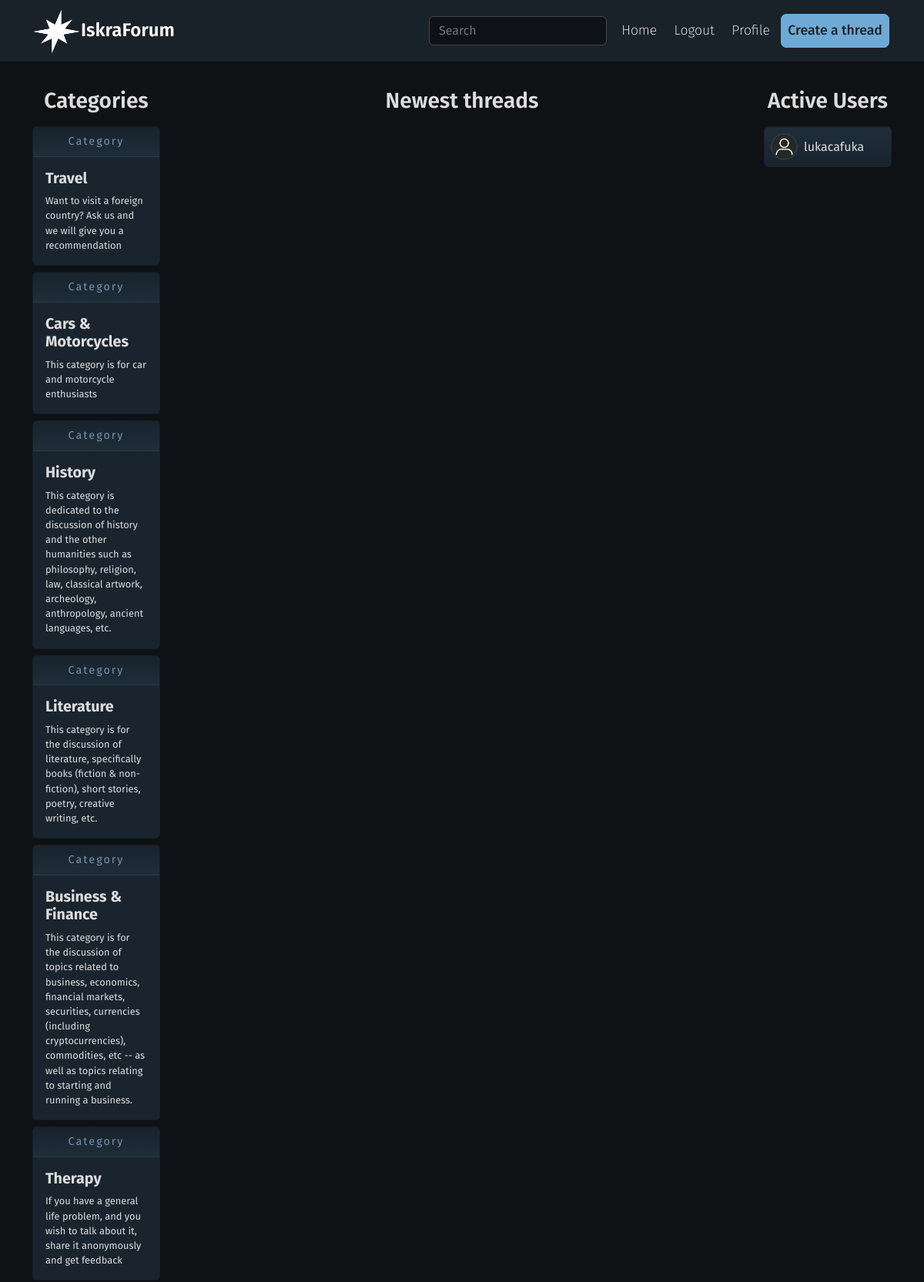
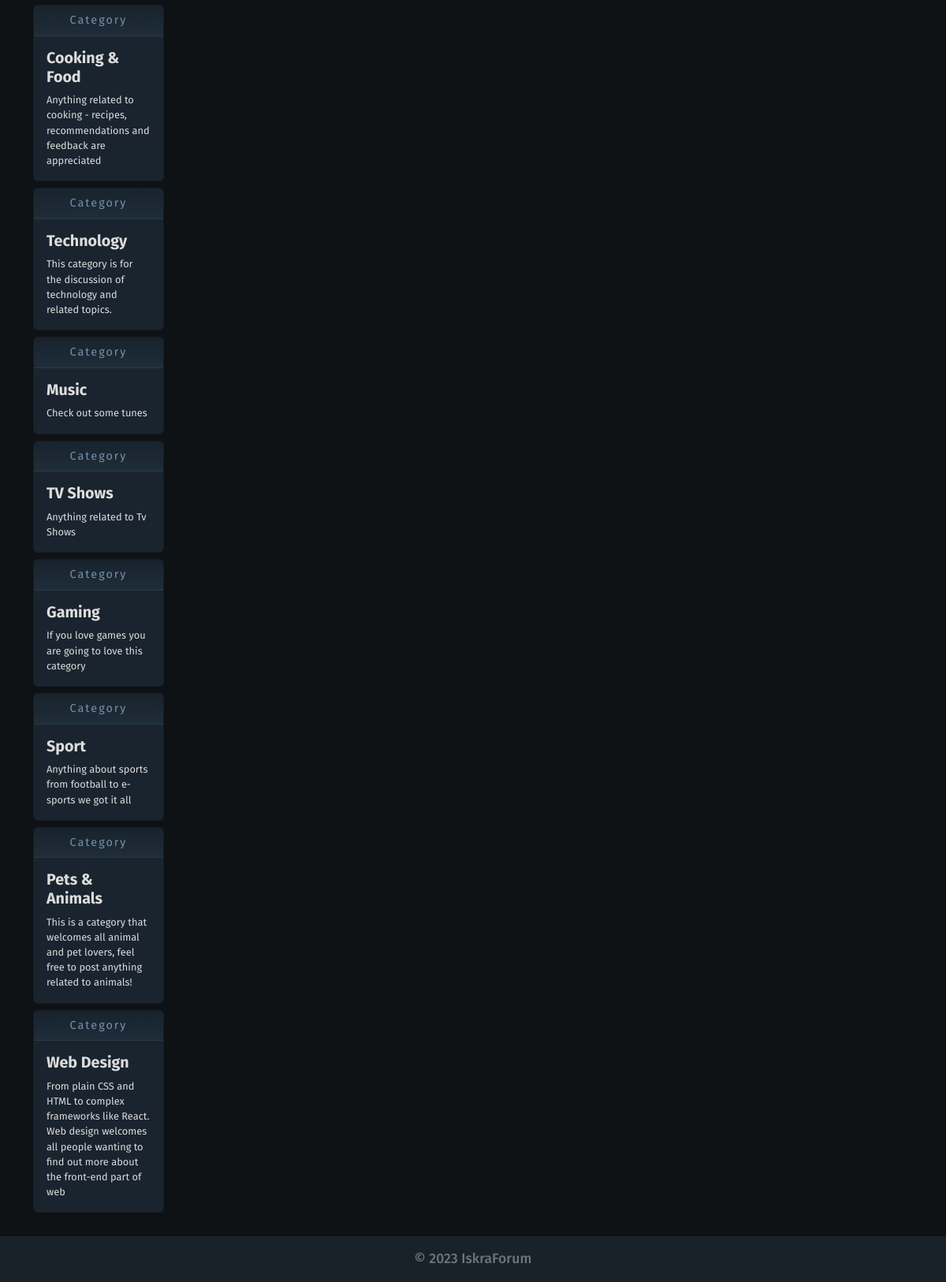
The app's page /?q=Travel (signed in) with its own data (2 pictures, top to bottom).
### base/models.py (models this page shows, shortened)
class Category(models.Model):
    name = models.CharField(max_length=200, unique=True)
    description = models.TextField()
    created = models.DateTimeField(auto_now_add=True)

### base/views.py (the view)
# urls.py: path('', views.home, name='home'),
def home(request):
    q = request.GET.get('q') if request.GET.get('q') != None else ''
    threads = Thread.objects.filter(Q(category__name__icontains=q) | Q(title__icontains=q) |  Q(uploader__username__icontains=q))
    users = request.online_now
    categories = Category.objects.all()
    context = {
        'threads': threads,
        'users': users,
        'categories': categories,
    }
    return render(request, 'base/index.html', context)

### base/templates/base/index.html (shortened to what this page needs)
{% extends 'base/base.html' %}
{% load static %}
{% block content %}
    <div class="container container-home">
        <div class="row">
            <div class="col-lg-2">
                    <div class="container-fluid inner-container">
                        <div class="row">
                            <div class="col-md-12 title">
                                <h3 class="">Categories</h3>
                            </div>
                            <div class="col-md-12 comm-list">
                                {% for category in categories reversed %}
                                <a class="card mb-2" href="{% url 'home' %}?q={{category.name}}">
                                    <div class="card-header comm-header">Category</div>
                                    <div class="card-body">
                                      <h5 class="card-title comn-title">{{category.name}}</h5>
                                      <p class="card-text comm-desc">{{category.description}}</p>
                                    </div>
                                </a>
                                {% endfor %}
                            </div>
                        </div>
                    </div>
            </div>
            <div class="col-lg-8">
                 <div class="container-fluid inner-container">
                        <div class="row communities">
                            <div class="col-md-12 title">
                                <h3 class="">Newest threads</h3>
                            </div>
                        </div>
                    </div>
            </div>
            <div class="col-lg-2">
                <div class="container-fluid inner-container">
                    <div class="row communities">
                        <div class="col-md-12 title">
                            <h3 class="">Active Users</h3>
                        </div>
                            {% for user in users %}
                            <div class="col-md-12 user-list">
                                <a href="/user/{{user.username}}" class="card mb-2 user">
                                    <div class="card-body d-flex p-2 justify-content-start align-items-center">
                                        <img class="usr-avatar" src="{% static 'base/img/avatar.png' %}" alt="" width="35px" height="35px">
                                        <p class="username">{{ user.username }}</p>
                                    </div>
                                </a>
                            </div>
                            {% endfor %}
                    </div>
                </div>
            </div>
        </div>
    </div>
{% endblock content %}

### records on screen
Category: name "Travel", description "Want to visit a foreign country? Ask us and we will give you a recommendation"
Category: name "Cars & Motorcycles", description "This category is for car and motorcycle enthusiasts"
Category: name "History", description "This category is dedicated to the discussion of history and the other humanities such as philosophy, religion, law, classical artwork, archeology, anthropology, ancient languages, etc."
Category: name "Literature", description "This category is for the discussion of literature, specifically books (fiction & non-fiction), short stories, poetry, creative writing, etc."
Category: name "Business & Finance", description "This category is for the discussion of topics related to business, economics, financial markets, securities, currencies (including cryptocurrencies), commodities, etc -- as well as topics relating to starting and running a business."
Category: name "Therapy", description "If you have a general life problem, and you wish to talk about it, share it anonymously and get feedback"
Category: name "Cooking & Food", description "Anything related to cooking - recipes, recommendations and feedback are appreciated"
Category: name "Technology", description "This category is for the discussion of technology and related topics."
Category: name "Music", description "Check out some tunes"
Category: name "TV Shows", description "Anything related to Tv Shows"
Category: name "Gaming", description "If you love games you are going to love this category"
Category: name "Sport", description "Anything about sports from football to e-sports we got it all"
Category: name "Pets & Animals", description "This is a category that welcomes all animal and pet lovers, feel free to post anything related to animals!"
Category: name "Web Design", description "From plain CSS and HTML to complex frameworks like React. Web design welcomes all people wanting to find out more about the front-end part of web"

### other values on screen
{{ user.username }} "lukacafuka"
